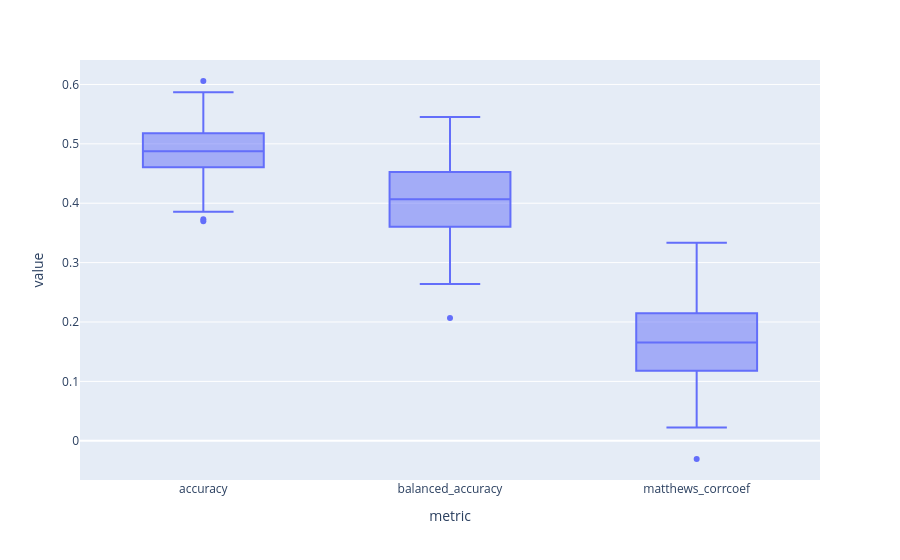

Notebook source saved alongside this figure:
### Code cell
px.box(bootstrap_df, x="metric", y="value")

### Figure 1 — Plotly figure (JSON) as saved in the notebook; plotly's stock layout.template omitted (floating-point values rounded to 4 significant figures; data arrays with more than 128 entries replaced by an {"elided": "..."} marker saying what was removed)
{"data": [{"alignmentgroup": "True", "hovertemplate": "metric=%{x}<br>value=%{y}<extra></extra>", "legendgroup": "", "marker": {"color": "#636efa"}, "name": "", "notched": false, "offsetgroup": "", "orientation": "v", "showlegend": false, "type": "box", "x": {"elided": "300 str values"}, "x0": " ", "xaxis": "x", "y": {"elided": "300 float values"}, "y0": " ", "yaxis": "y"}], "layout": {"boxmode": "group", "legend": {"tracegroupgap": 0}, "margin": {"t": 60}, "xaxis": {"anchor": "y", "domain": [0, 1], "title": {"text": "metric"}}, "yaxis": {"anchor": "x", "domain": [0, 1], "title": {"text": "value"}}}}
